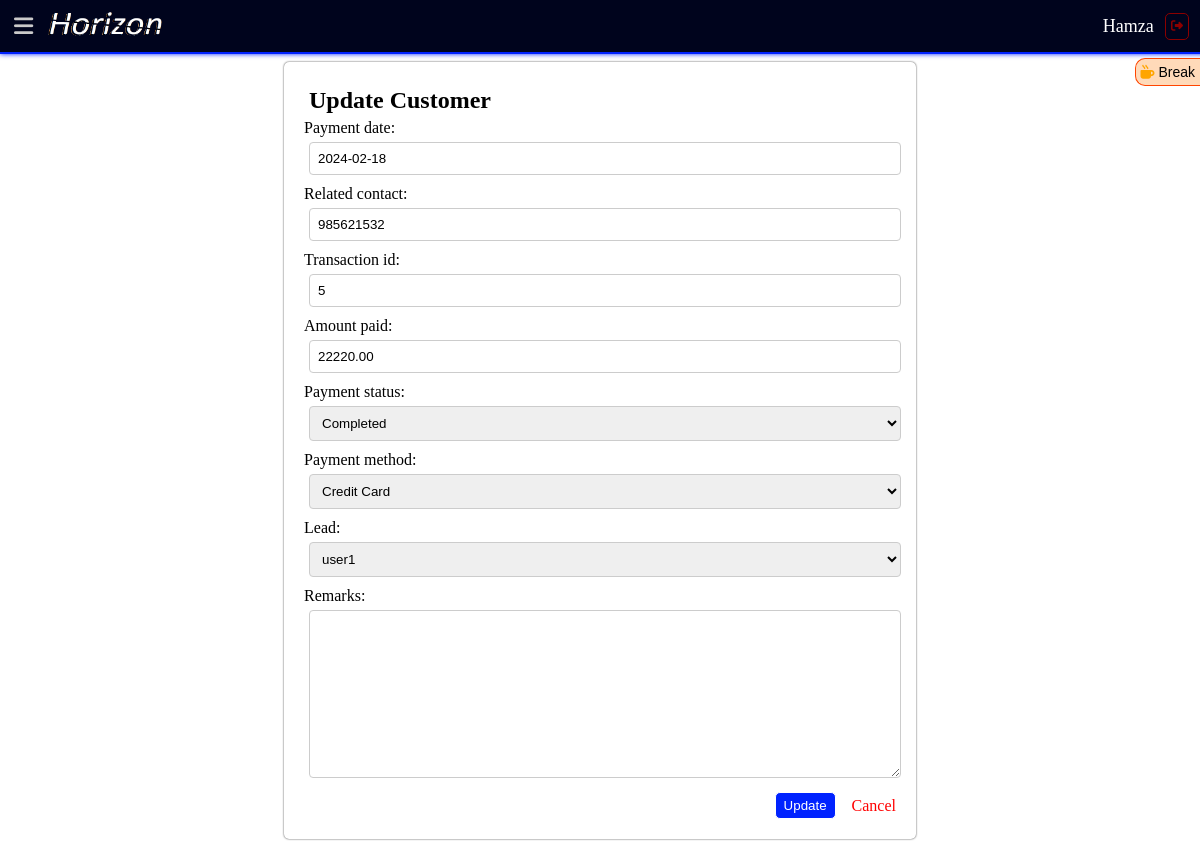
Screenshot of /paidcustomers/update/6/ (signed in) with the database file from the repository.
### realestateapp/models.py (models this page shows, shortened)
class CustomUser(AbstractUser):
    USER_ROLES = [
        (1, "Admin"),
        (2, "Team Leader"),
        (3, "Agent"),
    ]
    role = models.PositiveIntegerField(choices=USER_ROLES, default=1)

class PaidCustomer(models.Model):
    PAYMENT_METHODS = (
        ('credit_card', 'Credit Card'),
        ('bank_transfer', 'Bank Transfer'),
        ('G-pay', 'G-pay'),
        ('Phonepe', 'Phonepe'),
        ('other', 'Other'),
    )
    PAYMENT_STATUS_CHOICES = (
        ('pending', 'Pending'),
        ('completed', 'Completed'),
        ('refunded', 'Refunded'),
        ('cancelled', 'Cancelled'),
    )
    related_contact = models.IntegerField( null=True,)
    lead = models.ForeignKey(Lead, on_delete=models.CASCADE,
                             related_name='paid_customers', null=True, blank=True)
    payment_method = models.CharField(max_length=20, choices=PAYMENT_METHODS)
    amount_paid = models.DecimalField(max_digits=10, decimal_places=2)
    payment_date = models.DateField()
    remarks = models.TextField(blank=True)
    transaction_id = models.CharField(max_length=100)
    payment_status = models.CharField(
        max_length=50, choices=PAYMENT_STATUS_CHOICES)
    verified = models.BooleanField(default=False)
    verify_request = models.BooleanField(default=False)

### realestateapp/views.py (the view, shortened to what this page needs)
# urls.py: path('paidcustomers/update/<int:pk>/', PaidCustomerUpdateView.as_view(), name='paidcustomer_update'),
class PaidCustomerUpdateView(LoginRequiredMixin, SuccessMessageMixin, UpdateView):
    model = PaidCustomer
    fields = ['payment_date', 'related_contact', 'transaction_id', 'amount_paid', 'payment_status', 'payment_method', 'lead', 'remarks']
    template_name = 'paidcustomer_update.html'
    success_url = reverse_lazy('paidcustomer_list')
    success_message = "Paid Customer updated!"
    def get_form(self, form_class=None):
            form = super().get_form(form_class=form_class)
            current_user = self.request.user
            if self.request.user.is_authenticated:
                if current_user.role == 2 or current_user.role == 3:  # Team Leader or Agent
                    form.fields['payment_status'].choices = [('Pending', 'Pending')]
            return form

### realestateapp/models.py (called while the page is built)
    def __str__(self):
        return self.name

### template/paidcustomer_update.html (shortened to what this page needs)
{% extends 'base.html' %}
{% block content %}
<br>
<br>
<br>
  <form class="update-form" method="POST">
    <h2>Update Customer</h2>
    {{ form.as_p }}
    <div class="update-bottom-btns">
      <button type="submit">Update</button>
      <a href="{% url 'paidcustomer_list' %}" class="btn btn-secondary">Cancel</a>
    </div>
  </form>
{% endblock %}

### template/navbar.html (shortened to what this page needs)
{% load static %}
<div class="navbar">
  <div class="nav-left">
    <span id="menu-toggle" aria-label="Toggle Sidebar"><i class="fas fa-bars"></i> </span>
    {% if user.role == 1 %}
    <a href="{% url 'dashboard' %}">
      <img class="navbar-brand" src="{% static 'img/f-logo.png' %}" alt="">
    </a>
    {% elif user.role == 2 %}
    <a href="{% url 'dashboard' %}">
      <img class="navbar-brand" src="{% static 'img/f-logo.png' %}" alt="">
    </a>
    {% elif user.role == 3 %}
    <a href="{% url 'dashboard' %}">
      <img class="navbar-brand" src="{% static 'img/f-logo.png' %}" alt="">
    </a>
    {% endif %}
  </div>
  <div class="nav-right">
    {% if user.is_authenticated %}
    <div id="tea-break">
      <div class="blink">
        <div class="tea-break-icon" onclick="toggleTeaBreak()">
          <i class="fas fa-mug-hot"></i> Break
        </div>
      </div>
    </div>
    {% if user.role == 1 %}
    <p>{{ user.username }}</p>
    {% endif %}
    <a class="sign-out" href="{% url 'user_logout' %}"><i class="fas fa-thin fa-sign-out-alt"></i></a>
    {% endif %}
  </div>
</div>

### realestateapp/static/css/base.css (style rules this page uses)
:root { --color-fade-white: #cacaca; --color-faded-white: #aaaaaa; --color-2-text: #777777; --color-secondary: #FAF1E6; --color-primary: #00041d; --button-color: #0022ff; --received-color: #0022ff88; --sent-color: #0022ff2d; --shade-: #006eff0a; }
input[type="text"], input[type="email"], input[type="tel"], input[type="number"], input[type="file"], input[type="password"], input[type="date"], input[type="datetime-local"], textarea, select { width: 100%; padding: 8px; border: 1px solid #ccc; border-radius: 4px; box-sizing: border-box; transition: border-color 0.3s ease; margin: 5px !important; font-family: Arial, Helvetica, sans-serif; outline: none; }
textarea { resize: vertical; }
.btn-secondary { text-decoration: none; color: red; cursor: pointer; }
img { width: 50px; height: 50px; border-radius: 50%; }
h2 { margin: 5px !important; }
button { padding: 5px 8px; border: 1px solid #ffffff; border-radius: 5px; background-color: #0022ff; color: white; cursor: pointer; }
a { text-decoration: none; }
.update-form { width: 50%; margin: auto; padding: 20px; box-shadow: 0 0 2px #333; border-radius: 5px; }
.update-form p { margin: 0; margin-bottom: 5px; }
.update-bottom-btns { display: flex; justify-content: right; align-items: center; gap: 1rem; }

### realestateapp/static/css/navbar.css (style rules this page uses)
.navbar { display: flex; justify-content: space-between; align-items: center; background-color: #00041d; padding: 10px; position: fixed; top: 0; left: 0; width: 100%; height: 2rem; z-index: 999; border-bottom: 2px solid #0022ff; box-shadow: 0 0 5px #0022ff; }
.nav-left { display: flex; align-items: center; padding: 0; gap: .5rem; }
.fa-bars { font-size: 22px; color: #cacaca; font-weight: bold; padding: 4px; transition: .3s ease-in-out; cursor: pointer; }
.navbar-brand { height: 1.8rem; border-radius: 10px; transition: .3s ease-in-out; width: 120px; }
.nav-right { display: flex; flex-direction: row; justify-content: right; align-items: center; gap: .1rem; margin-right: 1rem; }
.nav-right > p { color: white; font-size: 18px; text-transform: capitalize; }
.sign-out { margin: 15px 5px ; padding: 5px; color: darkred; border: 1px solid darkred; border-radius: 5px; text-decoration: none; font-size: 12px; transition: .3s color ease-in-out; }
#tea-break { position:fixed; display: flex; flex-direction: column; top: 4.5rem; right: -0px; background: #FFDAB9; border: 1px solid #FF4500; border-right: none; border-radius: 10px; border-top-right-radius: 0; border-bottom-right-radius: 0; transform: translateY(-50%); padding:5px; z-index: 9999; transition: right 0.5s; }
.tea-break-icon { cursor: pointer; color: #000000; font-size: 14px !important; font-family: Arial, Helvetica, sans-serif !important; text-transform: capitalize !important; text-align: center; }
.fa-mug-hot { color: orange; }

### rows the page displays
CustomUser: username "Hamza"
PaidCustomer: payment_date "2024-02-18", related_contact "985621532", transaction_id "5", amount_paid "22220.00", payment_status "Completed", payment_method "Credit Card", lead "user1"
